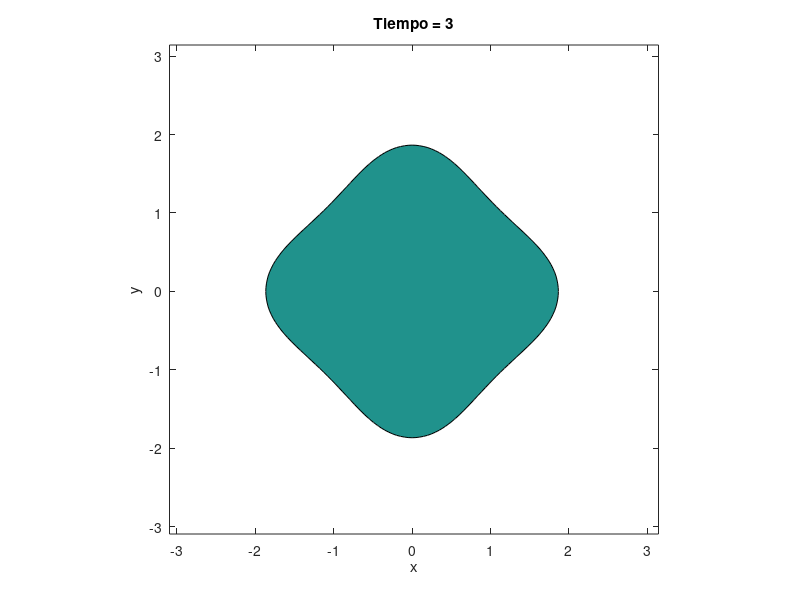

Source code (MATLAB):
clear;
clc;
close all;


Nx = 128;
Ny = 128;

Lx = 2*pi;
Ly = 2*pi;

hx = Lx/Nx;
hy = Ly/Ny;


x = linspace(-0.5*Lx + hx, 0.5*Lx, Nx);
y = linspace(-0.5*Ly + hy, 0.5*Ly, Ny);

[xx, yy] = ndgrid(x, y);



epsilon = 0.05;
Cahn = epsilon^2;


theta = atan2(yy, xx);
r = sqrt(xx.^2 + yy.^2);



r0 = 1.8 + 0.5*cos(4*theta) + 0.3*cos(8*theta);



u = tanh((r0 - r)/(sqrt(2)*epsilon));



p = 2*pi/Lx * [0:Nx/2-1, -Nx/2:-1];
q = 2*pi/Ly * [0:Ny/2-1, -Ny/2:-1];

p2 = p.^2;
q2 = q.^2;

[pp2, qq2] = ndgrid(p2, q2);



dt = 0.01;
T = 3;

Nt = round(T/dt);
ns = Nt/20;



figure(1);
clf;

contourf(x, y, real(u'), [0 0]);

axis image;
axis([x(1) x(Nx) y(1) y(Ny)]);

title('Condicion inicial modificada');
xlabel('x');
ylabel('y');

pause(0.01);



for iter = 1:Nt

    u = real(u);

    % Transformada de Fourier y termino no lineal
    s_hat = fft2(Cahn*u - dt*(u.^3 - 3*u));

    % Actualizacion en el dominio espectral
    v_hat = s_hat ./ ...
        (Cahn + dt*(2 + Cahn*(pp2 + qq2)));

    % Regreso al dominio espacial
    u = ifft2(v_hat);


    if mod(iter, ns) == 0

        contourf(x, y, real(u'), [0 0]);

        axis image;
        axis([x(1) x(Nx) y(1) y(Ny)]);

        title(['Tiempo = ', num2str(iter*dt)]);
        xlabel('x');
        ylabel('y');

        pause(0.01);

    end

end
